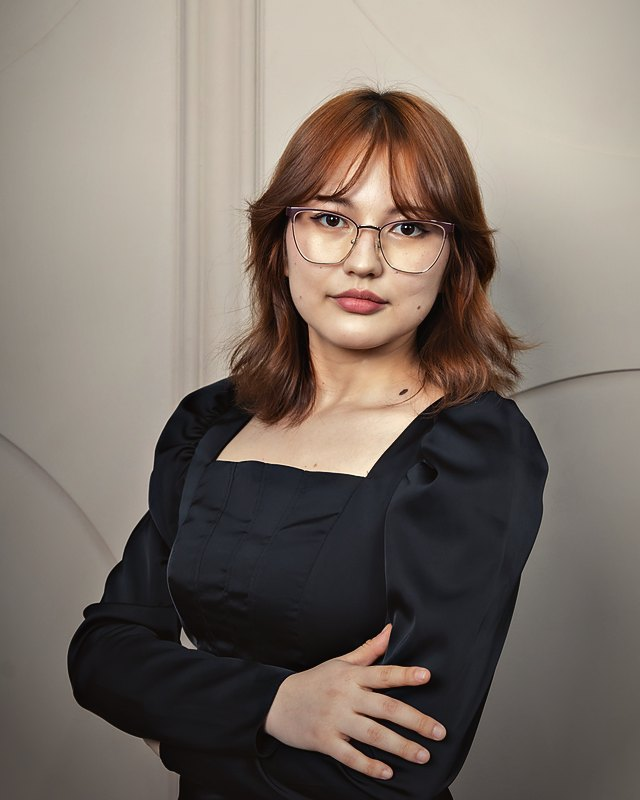
#> input picture assets/img/team/gulzat.jpg, 640 x 800 px, found by its file name; its folder holds 8 pictures in this run
$ python team_photos.py
#> lines starting #> are read from the running program, lines starting #| are printed output that depends on the picture; after the words box and inside, x2 and y2 are one past the last pixel; in counts of white or black regions, pixels touching at a corner belong together
#!/usr/bin/env python3
# © 2026 AO17 командасы. All Rights Reserved. Дербес авторлық бағдарлама (LICENSE-PROPRIETARY.md, COPYRIGHT.md).
"""«Команда» фотоларының бірыңғай «Алаш» өңдеуі (түпнұсқалар өзгермейді).

Фотосессияның суреттері әртүрлі жарықта түсірілген: бірі суығырақ, бірі қызғылт, жарықтығы да әртүрлі.
Бұл құрал бәрін бір кадрдан шыққандай етеді:
  1. жарықтық теңестіру - әр суреттің орташа жарықтығы бір деңгейге (гамма арқылы, кенет емес);
  2. ақ түс - фонның (жарқын аймақтардың) түсі бір жылы кілегей реңге келтіріледі;
  3. «Алаш» түс өңдеуі - көлеңке жылы сияға (#2a1c14), жарқын жер кілегей-алтынға (#f1e3c6) бұрылады, қанықтық 12%-ке басылады, жұмсақ S-қисық;
  4. жиектің жұмсақ қараюы (виньетка).
Пайдалану: python3 tools/team_photos.py <түпнұсқалар қалтасы>   (автоматты өңдеу)
           python3 tools/team_photos.py --edited <өңделгендер> <түпнұсқалар>   (команданың өз өңдеуі)
Қалтада: gulzat.jpg, dastan.jpg, magzhan.jpg, merey.jpg, sagid.jpg (жеке, тік) және group.jpg, work.jpg, duo.jpg (жалпы).
Нәтиже: assets/img/team/ (жеке - 640x800, жалпы - ені 1600, group-hd - ені 2400).
"""
import sys
from pathlib import Path

import numpy as np
from PIL import Image

ROOT = Path(__file__).resolve().parent.parent
OUT = ROOT / "assets/img/team"
INK, CREAM = np.array([42, 28, 20]) / 255, np.array([241, 227, 198]) / 255
TARGET_L, BG_TARGET = 0.46, np.array([233, 222, 205]) / 255


def lum(a):
    return a[..., 0] * .2126 + a[..., 1] * .7152 + a[..., 2] * .0722


# [41 lines left out: function grade, not called in this run]


MAUVE = np.array([.385, .335, .345])   # фонның мақсатты реңі: сұрғылт-күлгін (мысал фотодан өлшенген)


def grade_moody(im, cy=.3, vignette=.5):
    """Low-key кино портреті: терең қаралар, түссізденген сұрғылт-күлгін фон, тірі жылы тері, бетке түскен жарық.
    Тері маскасы (реңі қызғылт-сарғыш, қанық, жарық) бойынша: фон түссізденеді, тері табиғи қалады және сәл тегістеледі."""
    from PIL import ImageFilter
    a = np.asarray(im.convert("RGB"), dtype=np.float32) / 255
    h, w = a.shape[:2]
    # 1) ақ түс пен деңгей: жоғарғы ширектегі қабырға - MAUVE реңіне
    top = a[: max(8, h // 4)]
    Lt = lum(top)
    bg = top[Lt >= np.quantile(Lt, .5)].mean(axis=0)
    a = np.clip(a * (MAUVE / bg), 0, 1)
    # 2) тері маскасы: R > G > B, жеткілікті қанық әрі жарық; жұмсақ жиекпен
    r, g, b = a[..., 0], a[..., 1], a[..., 2]
    sat = (a.max(axis=2) - a.min(axis=2)) / np.maximum(a.max(axis=2), 1e-3)
    skin = ((r > g) & (g > b) & (r - b > .07) & (sat > .14) & (sat < .62) & (r > .22)).astype(np.float32)
    skin = np.asarray(Image.fromarray((skin * 255).astype(np.uint8)).filter(ImageFilter.GaussianBlur(max(3, w // 160))), dtype=np.float32)[..., None] / 255
    # 3) түс: фон мен киім түссізденеді (40%), тері 90% сақталады
    L = lum(a)[..., None]
    a = L + (a - L) * (.42 + .66 * skin)
    # фон мен киімге сұрғылт-күлгін рең (жарықтығы сақталады), теріге тимейді
    tint = L * (MAUVE / float(lum(MAUVE[None, None, :])[0, 0]))
    a = a * (1 - .32 * (1 - skin)) + tint * .32 * (1 - skin)
    # 4) low-key қисық: көлеңкелер «қысылады» (терең қара), орта тондарда контраст, жалпы жарық төмендейді
    a = np.clip((a - .03) / (1 - .03), 0, 1)
    a = .5 + .5 * np.tanh(2.3 * (a - .42)) / np.tanh(1.15)
    a = np.clip(a, 0, 1) ** .98
    # 5) бетке түскен жарық: назар нүктесінде жұмсақ дөңгелек жарық (+12%), ал жиегі қараяды
    y, x = np.ogrid[:h, :w]
    d = np.sqrt(((x - w * .5) / (w * .42)) ** 2 + ((y - h * cy) / (h * .3)) ** 2)
    a = a * (1 + .26 * np.exp(-d * d * 1.6))[..., None]
    v = np.clip((np.sqrt(((x - w / 2) / (w * .62)) ** 2 + ((y - h * (cy + .12)) / (h * .7)) ** 2) - .5) / .7, 0, 1) ** 1.4
    a = a * (1 - vignette * v)[..., None]
    img = Image.fromarray((np.clip(a, 0, 1) * 255 + .5).astype(np.uint8))
    # 6) айқындық пен нақтылық; тері жұмсақ тегістеледі
    sharp = img.filter(ImageFilter.UnsharpMask(radius=max(14, w // 36), percent=34, threshold=2)).filter(ImageFilter.UnsharpMask(radius=1.0, percent=70, threshold=3))
    soft = img.filter(ImageFilter.GaussianBlur(max(1.2, w / 520)))
    A, S = np.asarray(sharp, dtype=np.float32), np.asarray(soft, dtype=np.float32)
    k = skin * .45
    out = A * (1 - k) + S * k
    # 7) жылы тері: терінің қызыл-сарысы сәл тереңдейді (мысалдағыдай)
    out = out * (1 + skin * np.array([.09, -.01, -.05]))
    return Image.fromarray(np.clip(out + .5, 0, 255).astype(np.uint8))


def portrait(src, dst):
    im = Image.open(src).convert("RGB")
    w, h = im.size
    im = im.crop((0, 0, w, min(h, int(w * 1.25)))).resize((640, 800), Image.LANCZOS)
    grade_moody(im, .28, .46).save(dst, quality=86, optimize=True, progressive=True)


# [42 lines left out: functions wide, match_hist, place_edited, not called in this run]


def main(srcdir):
    s = Path(srcdir)
    for n in ("gulzat", "dastan", "magzhan", "merey", "sagid"):
        portrait(s / f"{n}.jpg", OUT / f"{n}.jpg")
#> in portrait, im is the input picture: PIL image 640x800 RGB; mean R, G, B 123.6, 112.9, 104.6
#> in grade_moody, `top = a[: max(8, h // 4)]`:
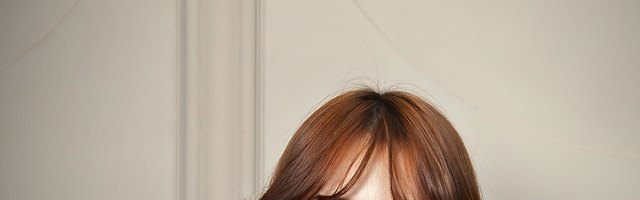
#> top: shape (200, 640, 3) float32; mean R, G, B 0.721, 0.67, 0.613
#> in lum, `return a[..., 0] * .2126 + a[..., 1] * .7152 + a[..., 2] * .0722`:
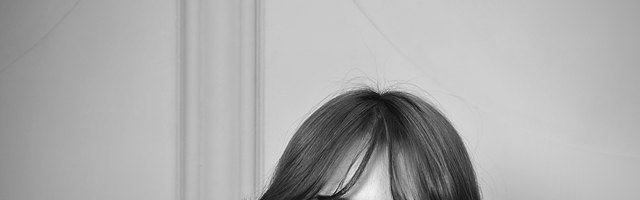
#> returned value: shape (200, 640) float32; min 0.0386, max 0.953, mean 0.676
#> in grade_moody, `bg = top[Lt >= np.quantile(Lt, .5)].mean(axis=0)`: bg = [0.808, 0.773, 0.716]
#> in grade_moody, `r, g, b = a[..., 0], a[..., 1], a[..., 2]`:
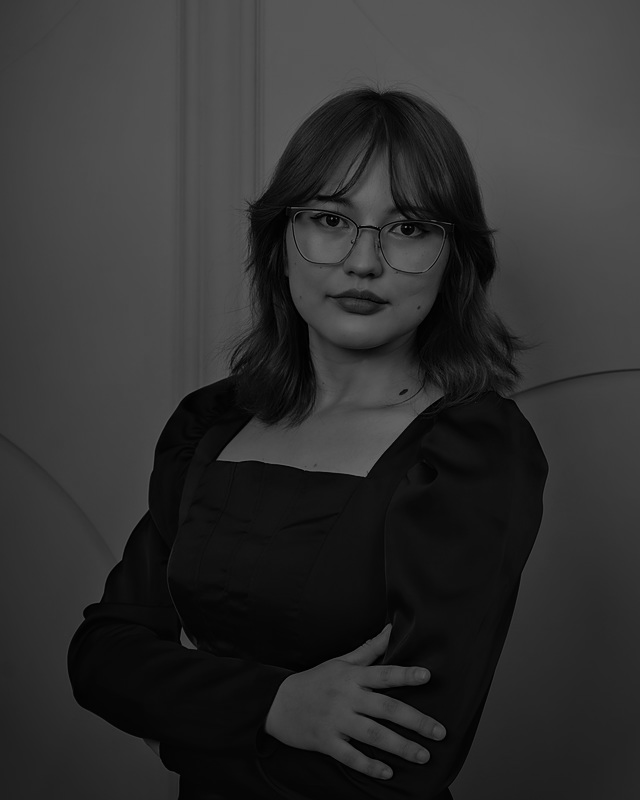
#> g: shape (800, 640) float64; min 0, max 0.433, mean 0.192
#> in grade_moody, `sat = (a.max(axis=2) - a.min(axis=2)) / np.maximum(a.max(axis=2), 1e-3)`:
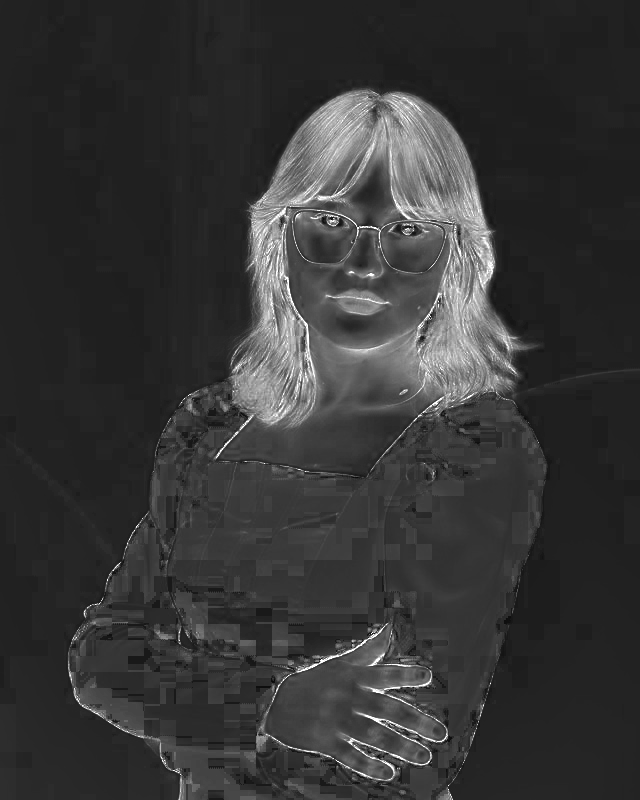
#> sat: shape (800, 640) float64; min 0.0271, max 1, mean 0.215
#> in grade_moody, `skin = ((r > g) & (g > b) & (r - b > .07) & (sat > .14) & (sat < .62) ..`:
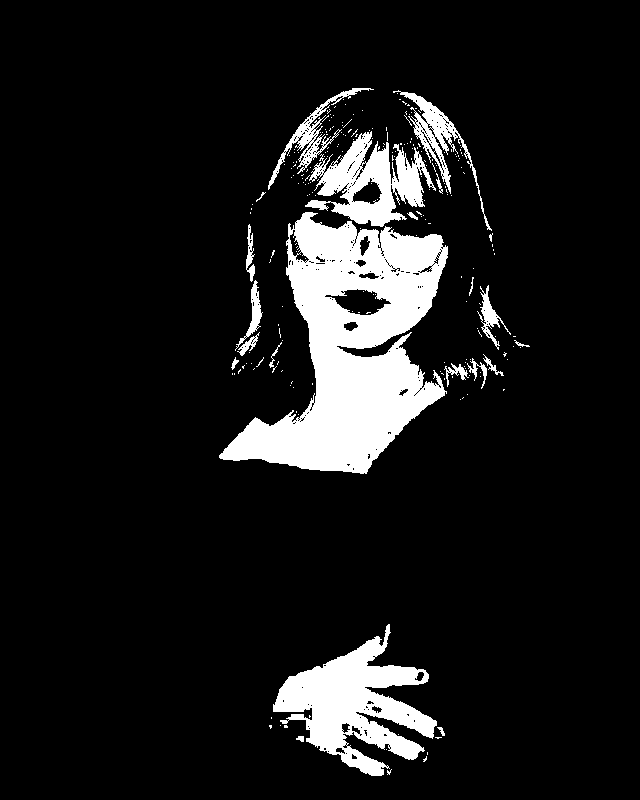
#> skin: shape (800, 640) float32; values 0 (black) and 1 (white), 10.2% white; 233 white regions (212 under 20 px), largest, box (x1, y1, x2, y2) and area: (219, 212, 448, 474) 29468, (273, 624, 437, 776) 10887, (305, 131, 436, 227) 5657
#> in grade_moody, `a = a * (1 + .26 * np.exp(-d * d * 1.6))[..., None]`:
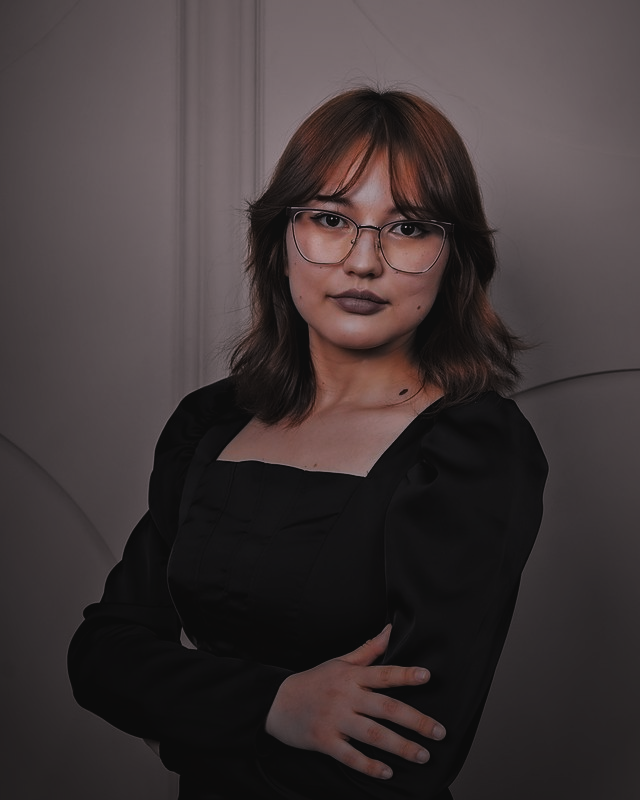
#> a: shape (800, 640, 3) float64; mean R, G, B 0.254, 0.219, 0.221
#> in grade_moody, `k = skin * .45`:
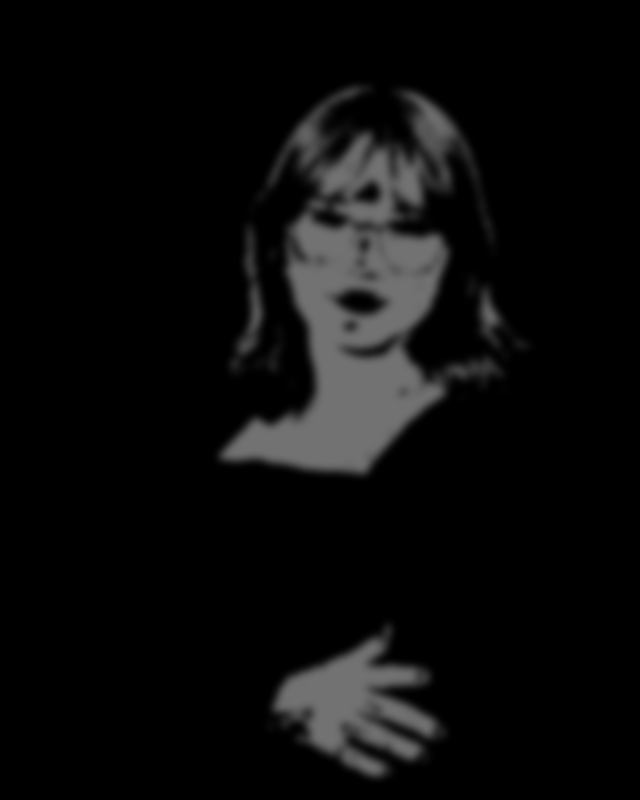
#> k: shape (800, 640, 1) float32; min 0, max 0.45, mean 0.0458
#> pass 2 of the loop in main, `for n in ("gulzat", "dastan", "magzhan", "merey", "sagid"):`:
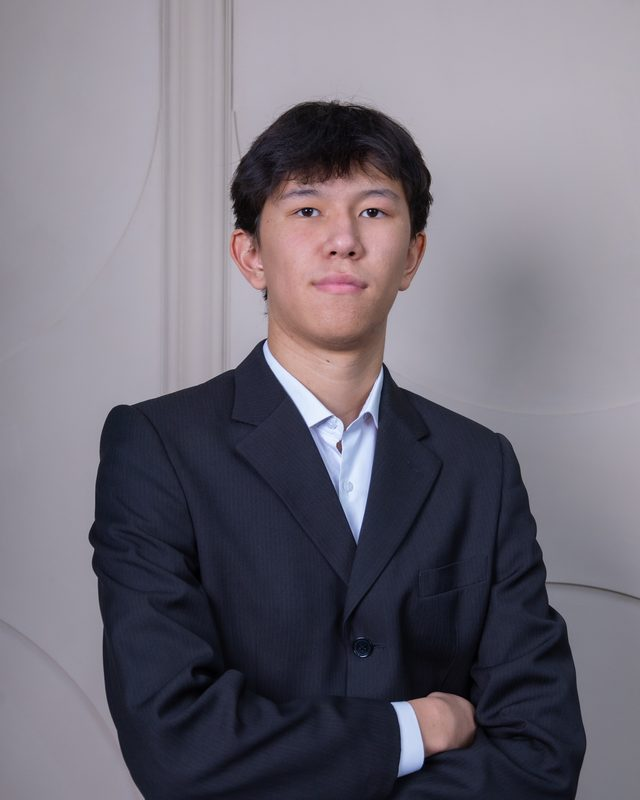
#> input picture assets/img/team/dastan.jpg, 640 x 800 px, found by its file name
#> in portrait, im is the input picture: PIL image 640x800 RGB; mean R, G, B 113.9, 109.6, 120.4
#> bg = [0.703, 0.68, 0.719]
#> in grade_moody (call 2), `skin = ((r > g) & (g > b) & (r - b > .07) & (sat > .14) & (sat < .62) ..`:
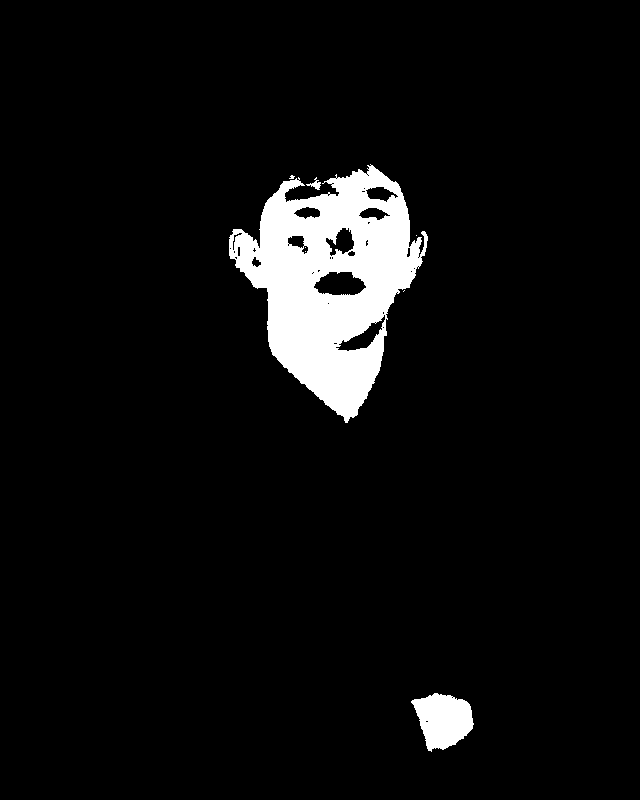
#> skin: shape (800, 640) float32; values 0 (black) and 1 (white), 5.6% white; 8 white regions (5 under 20 px), largest, box (x1, y1, x2, y2) and area: (229, 164, 428, 423) 26142, (411, 693, 474, 752) 2478, (306, 177, 321, 190) 73
#> in grade_moody (call 2), `a = a * (1 + .26 * np.exp(-d * d * 1.6))[..., None]`:
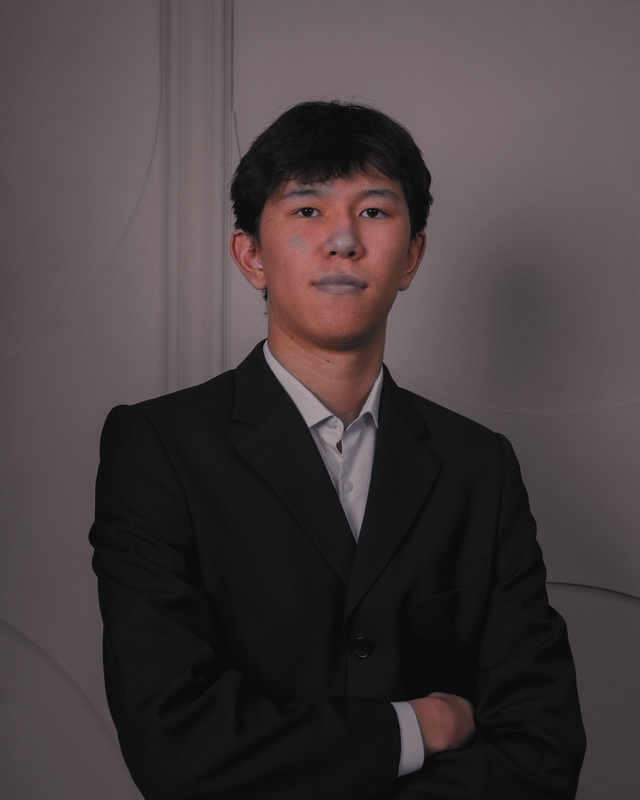
#> a: shape (800, 640, 3) float64; mean R, G, B 0.278, 0.244, 0.249
    for n in ("work", "duo", "group"):
        wide(s / f"{n}.jpg", OUT / f"{n}.jpg", 1600)
    wide(s / "group.jpg", OUT / "group-hd.jpg", 2400)
    print("team photos:", ", ".join(sorted(p.name for p in OUT.glob("*.jpg"))))


if __name__ == "__main__":
    if len(sys.argv) > 2 and sys.argv[1] == "--edited":   # python3 tools/team_photos.py --edited <өңделгендер> <түпнұсқалар>
        place_edited(sys.argv[2], sys.argv[3])
        sys.exit()
#> (the run stopped early here; a loop or call above may not have finished)
